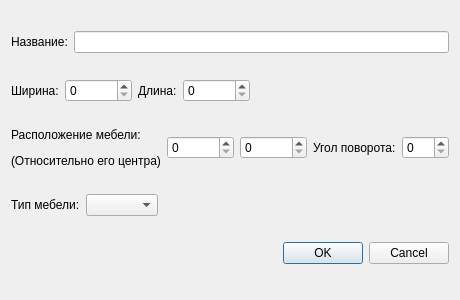
<?xml version="1.0" encoding="UTF-8"?>
<ui version="4.0">
 <class>addFurnitureRoomDialog</class>
 <widget class="QDialog" name="addFurnitureRoomDialog">
  <property name="geometry">
   <rect>
    <x>0</x>
    <y>0</y>
    <width>400</width>
    <height>300</height>
   </rect>
  </property>
  <property name="windowTitle">
   <string>Dialog</string>
  </property>
  <layout class="QVBoxLayout" name="verticalLayout">
   <item>
    <layout class="QHBoxLayout" name="horizontalLayout">
     <item>
      <widget class="QLabel" name="nameLabel">
       <property name="text">
        <string>Название:</string>
       </property>
      </widget>
     </item>
     <item>
      <widget class="QLineEdit" name="nameLineEdit"/>
     </item>
    </layout>
   </item>
   <item>
    <layout class="QHBoxLayout" name="horizontalLayout_2">
     <item>
      <widget class="QLabel" name="label">
       <property name="text">
        <string>Ширина:</string>
       </property>
      </widget>
     </item>
     <item>
      <widget class="QSpinBox" name="widthFruniture">
       <property name="maximum">
        <number>100000</number>
       </property>
      </widget>
     </item>
     <item>
      <widget class="QLabel" name="label_2">
       <property name="text">
        <string>Длина:</string>
       </property>
      </widget>
     </item>
     <item>
      <widget class="QSpinBox" name="heightFruniture">
       <property name="maximum">
        <number>100000</number>
       </property>
      </widget>
     </item>
     <item>
      <spacer name="horizontalSpacer">
       <property name="orientation">
        <enum>Qt::Horizontal</enum>
       </property>
       <property name="sizeHint" stdset="0">
        <size>
         <width>40</width>
         <height>20</height>
        </size>
       </property>
      </spacer>
     </item>
    </layout>
   </item>
   <item>
    <layout class="QHBoxLayout" name="horizontalLayout_4">
     <item>
      <widget class="QLabel" name="label_4">
       <property name="text">
        <string>&lt;html&gt;&lt;head/&gt;&lt;body&gt;&lt;p&gt;Расположение мебели:&lt;/p&gt;&lt;p&gt;(Относительно его центра)&lt;/p&gt;&lt;/body&gt;&lt;/html&gt;</string>
       </property>
      </widget>
     </item>
     <item>
      <widget class="QSpinBox" name="xCoord">
       <property name="maximum">
        <number>100000</number>
       </property>
      </widget>
     </item>
     <item>
      <widget class="QSpinBox" name="yCoord">
       <property name="maximum">
        <number>100000</number>
       </property>
      </widget>
     </item>
     <item>
      <widget class="QLabel" name="label_5">
       <property name="text">
        <string>Угол поворота:</string>
       </property>
      </widget>
     </item>
     <item>
      <widget class="QSpinBox" name="angle">
       <property name="maximum">
        <number>359</number>
       </property>
      </widget>
     </item>
    </layout>
   </item>
   <item>
    <layout class="QHBoxLayout" name="horizontalLayout_3">
     <item>
      <widget class="QLabel" name="label_3">
       <property name="text">
        <string>Тип мебели:</string>
       </property>
      </widget>
     </item>
     <item>
      <widget class="QComboBox" name="typeComboBox"/>
     </item>
     <item>
      <spacer name="horizontalSpacer_2">
       <property name="orientation">
        <enum>Qt::Horizontal</enum>
       </property>
       <property name="sizeHint" stdset="0">
        <size>
         <width>40</width>
         <height>20</height>
        </size>
       </property>
      </spacer>
     </item>
    </layout>
   </item>
   <item>
    <widget class="QDialogButtonBox" name="buttonBox">
     <property name="orientation">
      <enum>Qt::Horizontal</enum>
     </property>
     <property name="standardButtons">
      <set>QDialogButtonBox::Cancel|QDialogButtonBox::Ok</set>
     </property>
    </widget>
   </item>
  </layout>
 </widget>
 <resources/>
 <connections>
  <connection>
   <sender>buttonBox</sender>
   <signal>accepted()</signal>
   <receiver>addFurnitureRoomDialog</receiver>
   <slot>accept()</slot>
   <hints>
    <hint type="sourcelabel">
     <x>248</x>
     <y>254</y>
    </hint>
    <hint type="destinationlabel">
     <x>157</x>
     <y>274</y>
    </hint>
   </hints>
  </connection>
  <connection>
   <sender>buttonBox</sender>
   <signal>rejected()</signal>
   <receiver>addFurnitureRoomDialog</receiver>
   <slot>reject()</slot>
   <hints>
    <hint type="sourcelabel">
     <x>316</x>
     <y>260</y>
    </hint>
    <hint type="destinationlabel">
     <x>286</x>
     <y>274</y>
    </hint>
   </hints>
  </connection>
 </connections>
</ui>
